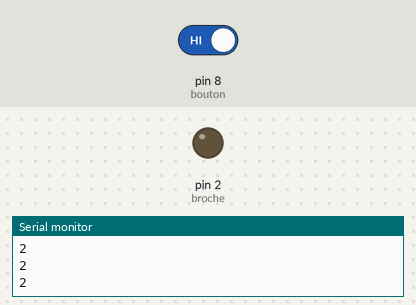
Simulated run of this sketch. Board: Arduino Uno, built with avr-gcc and run on an emulated ATmega328P. Shown: output pins drawn as LEDs (lit = HIGH), the last lines printed to the serial monitor. The inputs (shaded band) are chosen by the test bench; at power-on: pin 8 (bouton) HIGH.

Above: at 1.4 s.
1.5 s: pin 8 (bouton) driven LOW
At 1.9 s:
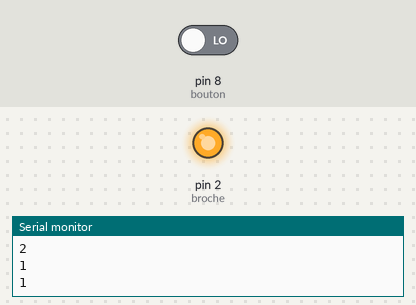
3.0 s: pin 8 (bouton) driven HIGH
At 4.2 s:
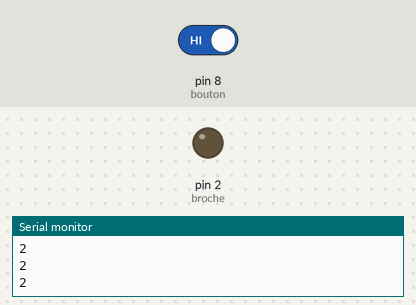
Timing chart, 0 to 6.0 s (numbered marks = the images above; inputs shaded):
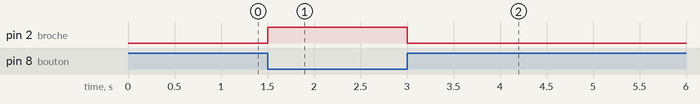

The sketch:

sketch_solenoidedec13e.ino
```cpp
const int bouton = 8;
const int broche = 2;
int val=0;

void setup() {
  pinMode(bouton, INPUT);
  pinMode(broche,OUTPUT);
  digitalWrite(broche,0);
  Serial.begin(9600);

}


void loop() {
  val=digitalRead(bouton);
  if (val==LOW){
    digitalWrite(broche,1);
    Serial.println("1");
    delay(300);

  }
  else{
    Serial.println("2");
    digitalWrite(broche,0);
    delay(300);
  }


}
```

Measured:
- after the input at 1.5 s, pin 2 (broche): LOW → HIGH at once
- after the input at 3.0 s, pin 2 (broche): HIGH → LOW at once
